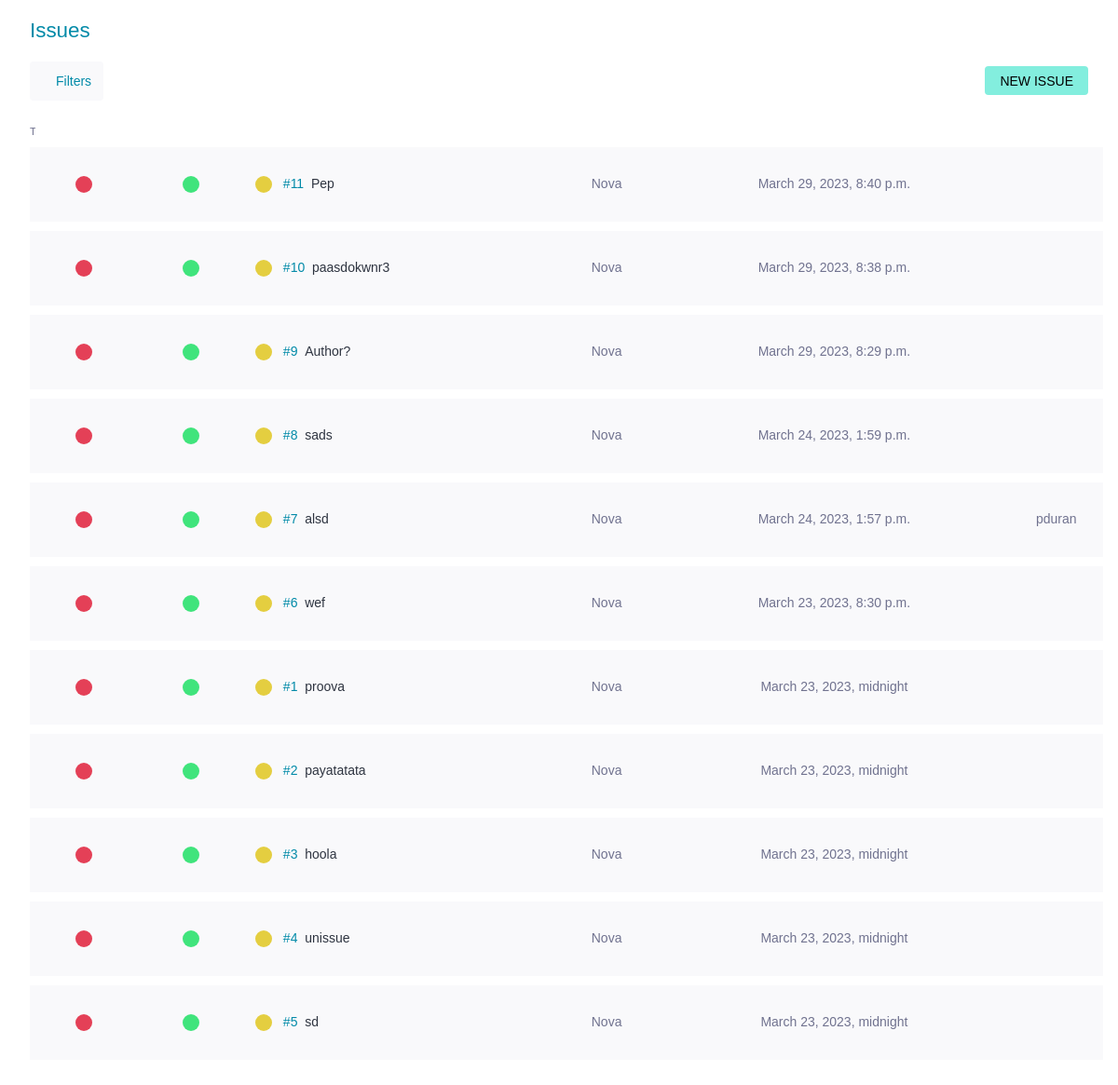
The app's page /issues/ (signed in), older data.
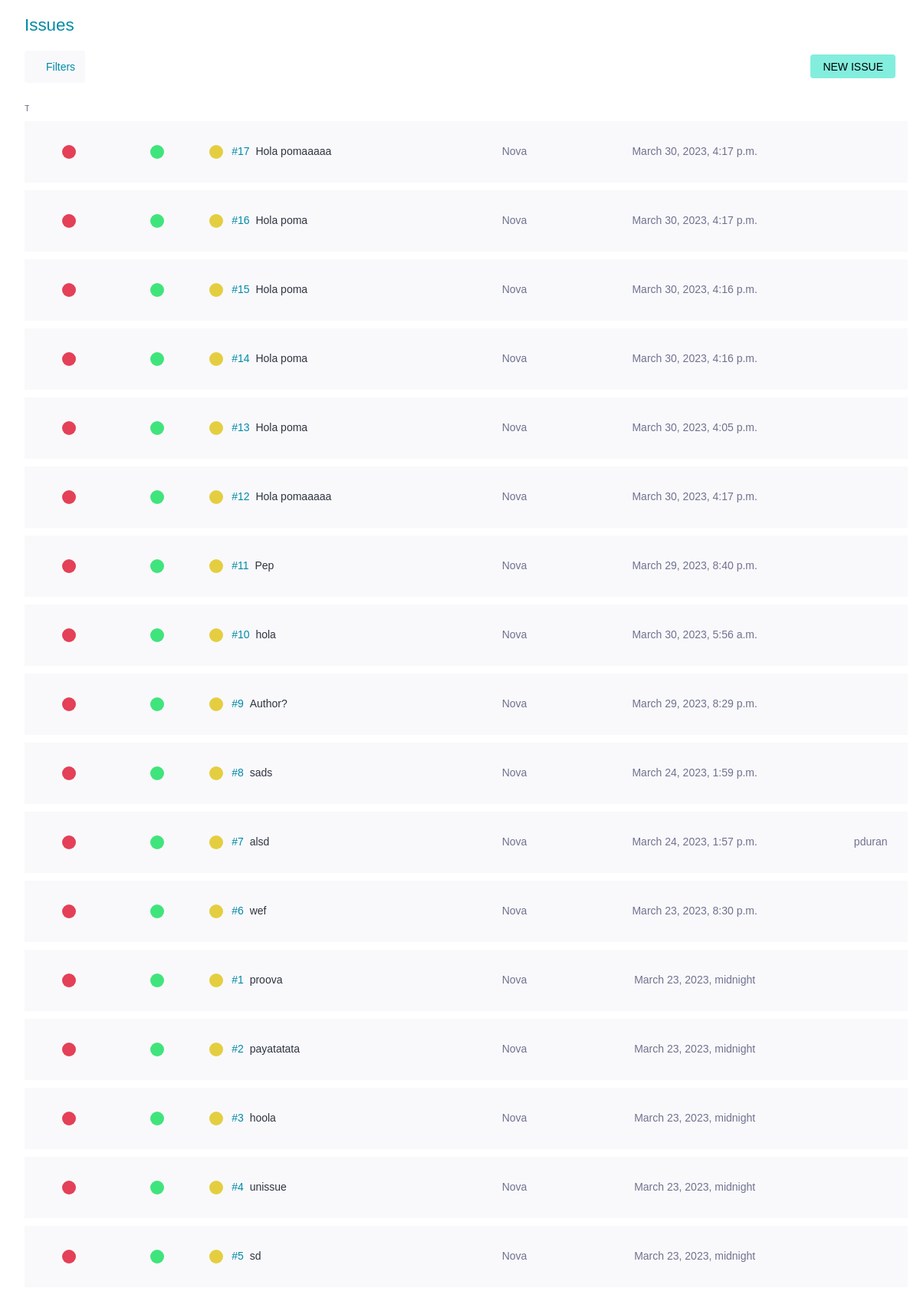
The same page, newer data.
### issues/models.py (models this page shows)
class Issue(models.Model):
    BUG = 'B'
    PREG = 'P'
    MIL = 'M'
    TTIPUS = (
        (BUG, _('Bug')),
        (PREG, _('Pregunta')),
        (MIL, _('Millora'))
    )
    NOVA = 'N'
    DOING = 'D'
    TEST = 'T'
    CLOSED = 'C'
    INFO = 'I'
    REBUTJADA = 'R'
    PROP = 'P'
    TESTATS = (
        (NOVA, _('Nova')),
        (DOING, _('En curs')),
        (TEST, _('Llesta per testejar')),
        (CLOSED, _('Tancada')),
        (INFO, _('Necessita informació')),
        (REBUTJADA, _('Rebutjada')),
        (PROP, _('Proposada'))
    )
    DESITJ = 'D'
    MENOR = 'M'
    NORMAL = 'N'
    IMP = 'I'
    CRITIC = 'C'
    TGRAVETAT = (
        (DESITJ, _('Desitjada')),
        (MENOR, _('Menor')),
        (NORMAL, _('Normal')),
        (IMP, _('Important')),
        (CRITIC, _('Crítica'))
    )
    BAIXA = 'B'
    MITJA = 'M'
    ALTA = 'A'
    TPRIORITAT = (
        (BAIXA, _('Baixa')),
        (MITJA, _('Normal')),
        (ALTA, _('Alta'))
    )
    id = models.AutoField(primary_key=True, verbose_name=_('Identificador'))
    subject = models.CharField(max_length=500, null=False, blank=False, verbose_name=_('Assumpte'))
    descripcio = models.CharField(max_length=524288, null=True, blank=True, verbose_name=_('Descripció'))
    tipus = models.CharField(choices=TTIPUS, default=BUG, max_length=5, verbose_name=_('Tipus'))
    estat = models.CharField(choices=TESTATS, default=NOVA, max_length=5, verbose_name=_('Estat'))
    gravetat = models.CharField(choices=TGRAVETAT, default=NORMAL, max_length=5, verbose_name=_('Gravetat'))
    prioritat = models.CharField(choices=TPRIORITAT, default=MITJA, max_length=5, verbose_name=_('Prioritat'))
    creador = models.ForeignKey(Usuari, related_name='creats', null=True, blank=True, on_delete=models.DO_NOTHING, verbose_name=_('Creador'))
    assignacio = models.ForeignKey(Usuari, related_name='assignats', null=True, blank=True, on_delete=models.DO_NOTHING, verbose_name=_('Assignada a'))
    dataCreacio = models.DateTimeField(auto_now_add=True, verbose_name=_('Data creació'))
    dataModificacio = models.DateTimeField(auto_now=True, verbose_name=_('Última modificació'))
    dataLimit = models.DateTimeField(null=True, blank=True, verbose_name=_('Data límit'))

### usuaris/models.py (models this page shows)
class Usuari(models.Model):
    user = models.OneToOneField(User, primary_key=True, on_delete=models.CASCADE)
    bio = models.CharField(max_length=210, null=True, blank=True, verbose_name=_('Bio'))

### issues/views.py (the view)
# urls.py: path('', views.ListIssueView.as_view(), name='tots_issues'),
class ListIssueView(IsAuthenticatedMixin, FilterView):
    model = models.Issue
    template_name = 'issue_list.html'
    filterset_class = IssueFilter
    context_object_name = 'issues'
    def get_context_data(self, **kwargs):
        context = super().get_context_data(**kwargs)
        context.update({'TTipus': models.Issue.TTIPUS})
        context.update({'TEstats': models.Issue.TESTATS})
        context.update({'TGravetat': models.Issue.TGRAVETAT})
        context.update({'TPrioritat': models.Issue.TPRIORITAT})
        return context
    def get_queryset(self):
        queryset = super().get_queryset()
        filter = IssueFilter(self.request.GET, queryset=queryset)
        order_by = self.request.GET.get('order_by', '-dataCreacio')
        queryset = filter.qs.order_by(order_by)
        return queryset

### issues/templates/issue_list.html (shortened to what this page needs)
{% extends 'base.html' %}
{% block content %}
<div class="master" style>
    <div class = "wrapper issues lightbox-generic-form">
        <div class="main issue-main">
            <div class="issue-top">
                <header class="issue-header">
                    <h1>
                        <span>Issues</span>
                    </h1>
                    <div class="taskboard-actions">
                        <div class="issue-table-options-start" >
                            <button class="btn-filter" onclick="myFunction()">
                                <img src="   https://cdn-icons-png.flaticon.com/512/10035/10035140.png " width="15" height="15" alt="" title="" class="img-small" >
                                <span class="text" style="margin: 5px;">Filters</span>
                            </button>
                        </div>
                        <div class="new-issue">
                            <button class="btn-small" >
                                <a href="/issues/create/" style="color:black"> New Issue</a>
                            </button>
                        </div>
                    </div>
                </header>
            </div>
            <div class="issue-container">
                <div class="issue-page"style="width: 100%;">
                   <table class="issues-table" style="width: 100%;border-collapse:separate; border-spacing: 0 10px;">
                        <tr class="row title">
                            <td class="level-field">
                                <div class="mobile">
                                    <div class="tooltip pop-help">Type</div><span class="first-letter">Type</span>
                                  </div>
                            </td>
                            <td class="level-field">
                            </td>
                            <td class="level-field">
                            </td>
                            <td class="subject"></td>
                            <td class="modified-field"></td>
                            <td class="assigned-field"></td>
                        </tr>
                        {% for issue in issues %}
                            <tr class="row table-main" style="height: 80px;">
                                <td class="level-field" style="width: 10%; text-align: center;
                                vertical-align: middle">
                                        {% if issue.tipus == "B" %}
                                            <div class="level" style="background: rgb(228, 64, 87)"></div>
                                        {%elif issue.tipus == "P"%}
                                            <p class="level" style="background: rgb(81, 120, 211)"></p>
                                        {%elif issue.tipus == "M"%}
                                            <p class="level" style="background:  rgb(64, 228, 206)"></p>
                                        {%endif%}
                                </td>
                                 <td class="level-field" style="width: 10%;text-align: center;
                                 vertical-align: middle;">
                                    {% if issue.gravetat == "D" %}
                                        <div class="level" style="background: rgb(112, 114, 143)"></div>
                                    {%elif issue.gravetat == "M"%}
                                        <p class="level" style="background: rgb(64, 168, 228)"></p>
                                    {%elif issue.gravetat == "N"%}
                                        <p class="level" style="background:  rgb(64, 228, 124)"></p>
                                    {%elif issue.gravetat == "I"%}
                                        <p class="level" style="background:  rgb(228, 162, 64)"></p>
                                    {%elif issue.gravetat == "C"%}
                                        <p class="level" style="background:   rgb(211, 84, 80)"></p>
                                    {%endif%}
                                 </td>
                                 <td class="level-field" style="width: 10%t;text-align: center;
                                 vertical-align: middle;">
                                        {% if issue.prioritat == "B" %}
                                            <p class="level" style="background: rgb(168, 228, 64);"></p>
                                        {%elif issue.prioritat == "M"%}
                                            <p class="level" style=" background: rgb(228, 206, 64);;"></p>
                                        {%elif issue.prioritat == "A"%}
                                            <p class="level" style="background:  rgb(228, 124, 64);"></p>
                                        {%endif%}
                                </td>
                                <td class="subject" style="text-align: center;
                                vertical-align: middle;">
                                    <a href="/issues/{{issue.id}}" >
                                        <span classe="issue-text" style="display: inline-flex;">
                                            <span class="issue-ref">#{{issue.id}}</span>
                                            <span class="issue-subject">{{issue.subject}}</span>
                                        </span>
                                    </a>
                                </td>
                                <td style="text-align: center;
                                vertical-align: middle;">
                                    <div class="assigned-field" >
                                    {%if issue.estat == 'N' %}
                                        <span>Nova</span>
                                    {%elif issue.estat == 'D'%}
                                        <span>En curs</span>
                                    {%elif issue.estat == 'T'%}
                                        <span>Llesta per testejar</span>
                                    {%elif issue.estat == 'C'%}
                                        <span style="color:#70b578">Tancada</span>
                                    {%elif issue.estat == 'I'%}
                                        <span>Necessita informació</span>
                                    {%elif issue.estat == 'R'%}
                                        <span style="color:#FF0000">Rebutjada</span>
                                    {%elif issue.estat == 'P'%}
                                        <span>Proposada</span>
                                    {%endif%}
                                    </div>
                                </td>
                                <td class="modified-field" style="text-align: center;
                                vertical-align: middle;">
                                    <span>{{issue.dataModificacio}}</span>
                                </td>
                                <td class="assigned-field" style="text-align: center;
                                vertical-align: middle;">
                                    <span class="issue-assignedto">{{issue.assignacio.user.username}}</span>
                                </td>
                            </tr>
                        {% endfor %}
                    </table>
                </div>
            </div>
</div>
</div>
{% endblock %}

### issuePeople/templates/base.html (shortened to what this page needs)
{% load static %}
<!DOCTYPE html>
<html lang="ca">
<head>
    <link rel="stylesheet" type="text/css" href="{% static 'css/theme-taiga.css' %}">
</head>
<body>
    {% block content %}
    {% endblock %}
</body>
</html>

Row changes from the older to the newer data that the page shows:
added Issue: tipus "B" (drawn), gravetat "N" (drawn), prioritat "M" (drawn), id "17", subject "Hola pomaaaaa", estat "Nova", dataModificacio "March 30, 2023, 4:17 p.m."
added Issue: tipus "B" (drawn), gravetat "N" (drawn), prioritat "M" (drawn), id "16", subject "Hola poma", estat "Nova", dataModificacio "March 30, 2023, 4:17 p.m."
added Issue: tipus "B" (drawn), gravetat "N" (drawn), prioritat "M" (drawn), id "15", subject "Hola poma", estat "Nova", dataModificacio "March 30, 2023, 4:16 p.m."
added Issue: tipus "B" (drawn), gravetat "N" (drawn), prioritat "M" (drawn), id "14", subject "Hola poma", estat "Nova", dataModificacio "March 30, 2023, 4:16 p.m."
added Issue: tipus "B" (drawn), gravetat "N" (drawn), prioritat "M" (drawn), id "13", subject "Hola poma", estat "Nova", dataModificacio "March 30, 2023, 4:05 p.m."
added Issue: tipus "B" (drawn), gravetat "N" (drawn), prioritat "M" (drawn), id "12", subject "Hola pomaaaaa", estat "Nova", dataModificacio "March 30, 2023, 4:17 p.m."
changed Issue id 10: subject "paasdokwnr3" → "hola"; dataModificacio "March 29, 2023, 8:38 p.m." → "March 30, 2023, 5:56 a.m."
